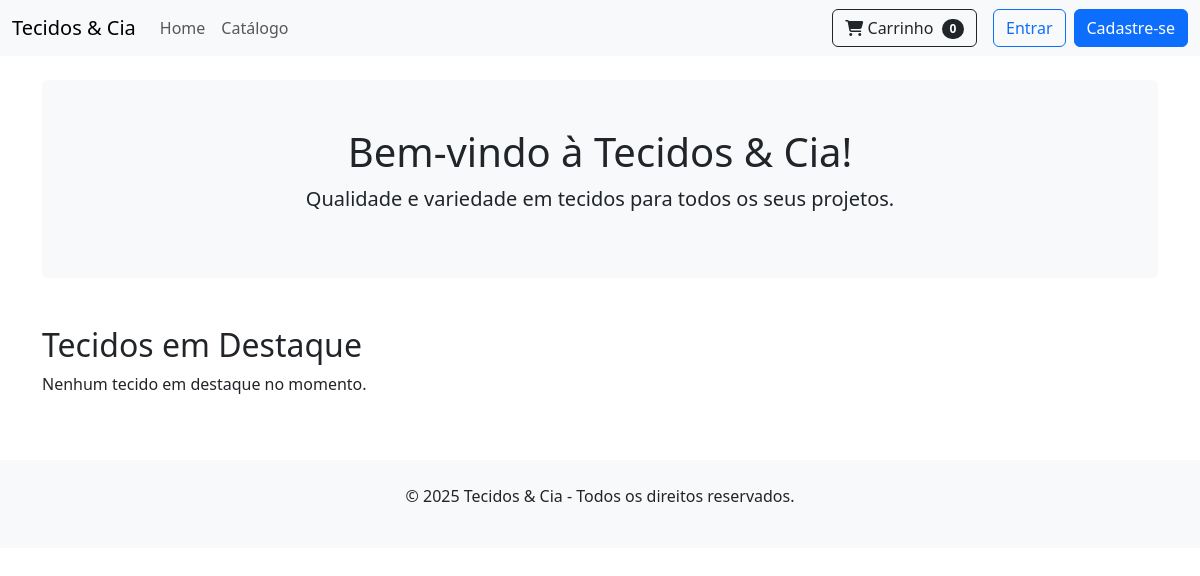
Before: / with the older database file.
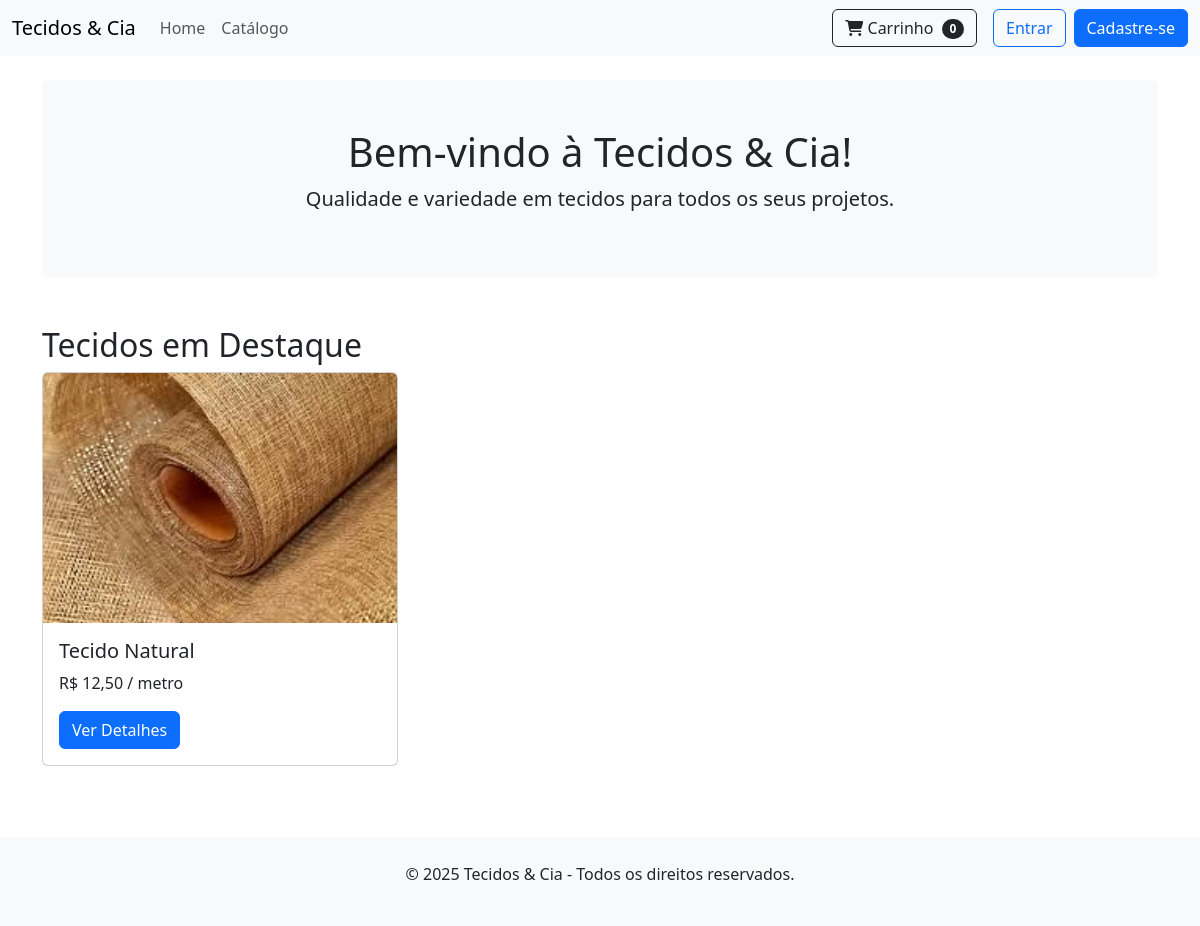
After: the same page with the newer database file.
### loja/models.py (models this page shows, shortened)
class Tecido(models.Model):
    nome = models.CharField(max_length=200)
    descricao = models.TextField()
    preco_por_metro = models.DecimalField(max_digits=10, decimal_places=2)
    categoria = models.ForeignKey(Categoria, on_delete=models.SET_NULL, null=True, blank=True)
    imagem = models.ImageField(upload_to='tecidos/', blank=True, null=True)
    estoque_metros = models.FloatField()
    disponivel = models.BooleanField(default=True)
    destaque = models.BooleanField(default=False) # Adicionei para a home

### loja/views.py (the view)
# urls.py: path('', views.home, name='home'),
def home(request):
    tecidos_destaque = Tecido.objects.filter(disponivel=True, destaque=True)
    context = {'tecidos_destaque': tecidos_destaque}
    return render(request, 'loja/home.html', context)

### loja/context_processors.py (called while the page is built)
def carrinho(request):
    if request.user.is_authenticated:
        pedido, created = Pedido.objects.get_or_create(cliente=request.user, completo=False)
        total_itens = pedido.itempedido_set.count()
        return {'total_itens_carrinho': total_itens}
    return {'total_itens_carrinho': 0}

### templates/loja/home.html
{% extends 'loja/base.html' %}
{% block content %}
<div class="text-center bg-light p-5 rounded">
    <h1>Bem-vindo à Tecidos & Cia!</h1>
    <p class="lead">Qualidade e variedade em tecidos para todos os seus projetos.</p>
</div>
<h2 class="mt-5">Tecidos em Destaque</h2>
<div class="row">
    {% for tecido in tecidos_destaque %}
    <div class="col-md-4 mb-4">
        <div class="card h-100">
            {% if tecido.imagem %}
                <img src="{{ tecido.imagem.url }}" class="card-img-top" alt="{{ tecido.nome }}" style="height: 250px; object-fit: cover;">
            {% endif %}
            <div class="card-body">
                <h5 class="card-title">{{ tecido.nome }}</h5>
                <p class="card-text">R$ {{ tecido.preco_por_metro }} / metro</p>
                <a href="{% url 'detalhes_produto' tecido.id %}" class="btn btn-primary">Ver Detalhes</a>
            </div>
        </div>
    </div>
    {% empty %}
    <p>Nenhum tecido em destaque no momento.</p>
    {% endfor %}
</div>
{% endblock %}

Changed rows visible on the page:
added Tecido: imagem (picture), nome "Tecido Natural", preco_por_metro "12,50"
Other visible differences:
text no longer shown: "Nenhum tecido em destaque no momento."
